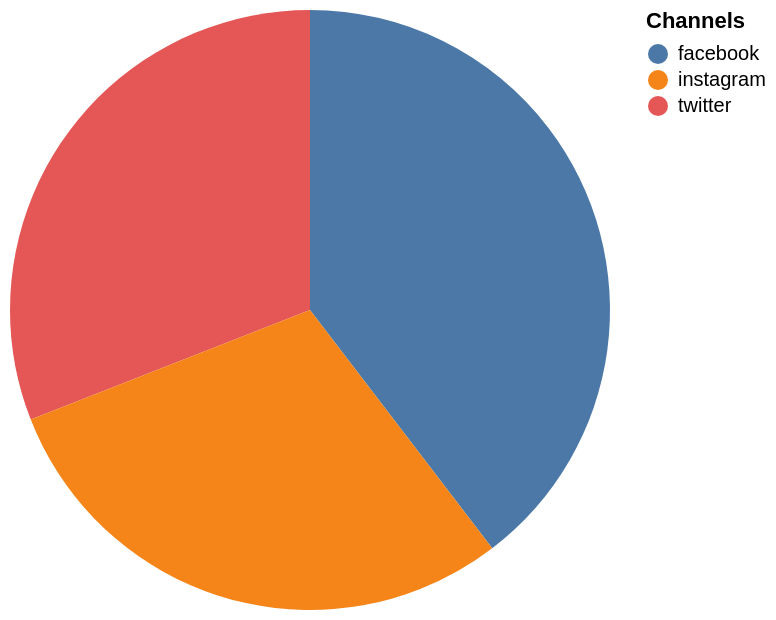

Specify this chart in Vega-Lite:
### Vega-Lite specification from a JSON file in a GitHub repository (floating-point values rounded to 4 significant figures)
{"$schema": "https://vega.github.io/schema/vega-lite/v5.json", "data": {"values": [{"0": "facebook", "1": 42997}, {"0": "twitter", "1": 33599}, {"0": "instagram", "1": 31955}]}, "mark": "arc", "encoding": {"theta": {"field": "1", "type": "quantitative", "title": "Engagements"}, "color": {"field": "0", "type": "nominal", "title": "Channels"}}, "view": {"stroke": null}}
